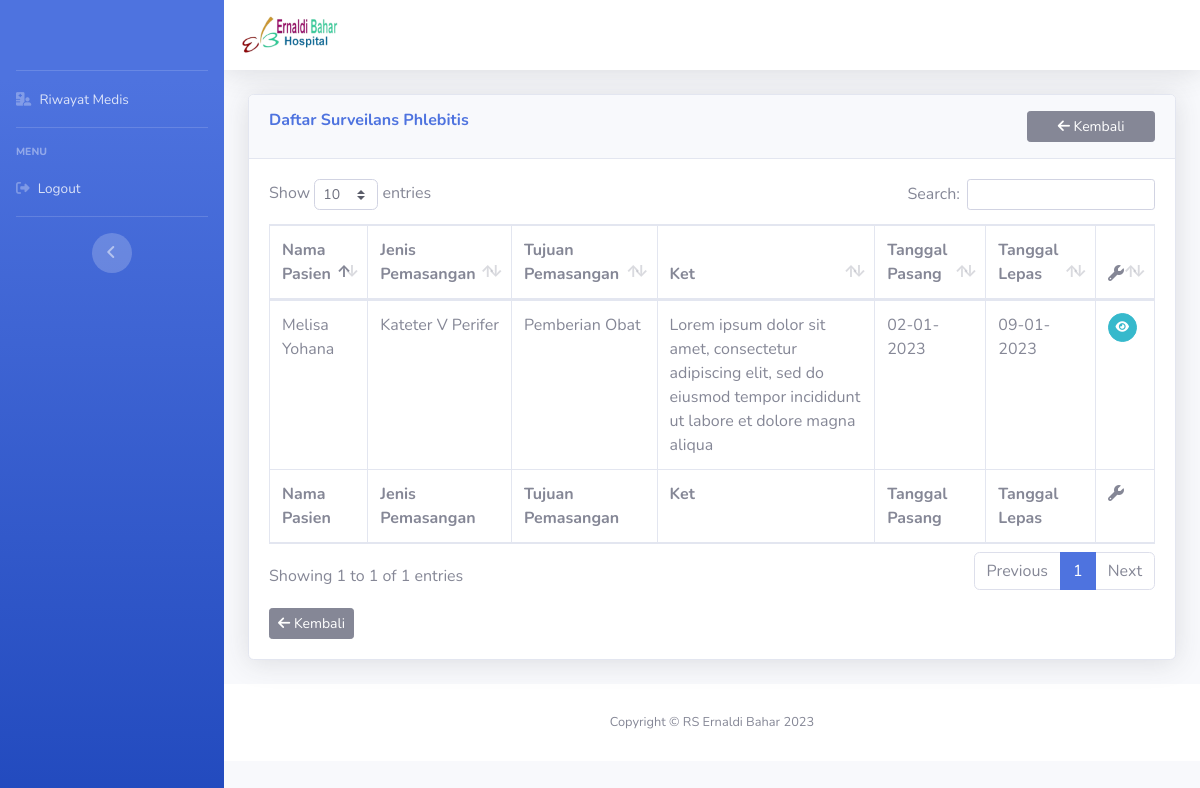
Page /perawat/detailPhlebitis/Phlebitis on the committed database.
### tables this page shows
CREATE TABLE `phlebitis` (
  `id` int(11) NOT NULL,
  `nama_pasien` varchar(128) NOT NULL,
  `jenis_surveilans` varchar(128) NOT NULL,
  `jenis_pemasangan` int(1) NOT NULL,
  `tujuan_pemasangan` int(1) NOT NULL,
  `keterangan` text NOT NULL,
  `lokasi` int(1) NOT NULL,
  `tgl_pasang` date NOT NULL,
  `kebersihan_tangan` int(1) NOT NULL,
  `pengecekan_balutan` int(1) NOT NULL,
  `pengecekan_tmpt` int(1) NOT NULL,
  `lepas_pemasanganKeluhan` int(1) NOT NULL,
  `lepas_pemasanganJam` int(1) NOT NULL,
  `tgl_lepas` date NOT NULL
);

### application/controllers/Perawat.php (called while the page is built, shortened)
<?php
class Perawat extends CI_Controller
{
    public function __construct()
    {
        $this->load->model('Dashboard_m');
        $this->load->model('Perawat_m');
        $this->load->helper('url');
    }
    public function detailPhlebitis($nama_ruangan)
    {
        $where = array('jenis_surveilans' => $nama_ruangan);
        $data['phlebitis'] = $this->Dashboard_m->seeRuangan($where, 'phlebitis')->result_array();
        $this->load->view('template/dashboard_header');
        $this->load->view('perawat/home-phlebitis', $data);
        $this->load->view('template/dashboard_footer');
    }
}

### index.php (called while the page is built, shortened)
<?php
require_once BASEPATH.'core/CodeIgniter.php';

### application/models/Dashboard_m.php (called while the page is built, shortened)
<?php
class Dashboard_m extends CI_Model
{
    public function seeRuangan($where, $table)
    {
        return $this->db->get_where($table, $where);
    }
}

### application/views/perawat/home-phlebitis.php (the view, shortened to what this page needs)
<div class="container-fluid">
    <div class="card shadow mb-4">
        <div class="card-header py-3">
            <div class="row">
                <div class="col-md-10">
                    <h6 class="m-0 font-weight-bold text-primary">Daftar Surveilans Phlebitis</h6>
                </div>
                <div class="col-md-2">
                    <a href="<?= base_url('perawat/') ?>" class="btn btn-sm btn-block btn-secondary"><i class="fa-solid fa-arrow-left"></i> Kembali</a>
                </div>
            </div>
        </div>
        <div class="card-body">
            <div class="table-responsive">
                <table class="table table-bordered" id="dataTable" width="100%" cellspacing="0">
                    <thead>
                        <tr>
                            <th>Nama Pasien</th>
                            <th>Jenis Pemasangan</th>
                            <th>Tujuan Pemasangan</th>
                            <th>Ket</th>
                            <th>Tanggal Pasang</th>
                            <th>Tanggal Lepas</th>
                            <th><i class="fa-solid fa-wrench"></i></th>
                        </tr>
                    </thead>
                    <tfoot>
                        <tr>
                            <th>Nama Pasien</th>
                            <th>Jenis Pemasangan</th>
                            <th>Tujuan Pemasangan</th>
                            <th>Ket</th>
                            <th>Tanggal Pasang</th>
                            <th>Tanggal Lepas</th>
                            <th><i class="fa-solid fa-wrench"></i></th>
                        </tr>
                    </tfoot>
                    <tbody>
                        <?php
                        foreach ((array) $phlebitis as $p) :
                        ?>
                            <tr>
                                <td><?= $p['nama_pasien'] ?></td>
                                <td>
                                    <?php if ($p['jenis_pemasangan'] == 1) {
                                        echo 'Kateter V Perifer';
                                    } elseif ($p['jenis_pemasangan'] == 2) {
                                        echo 'Umbilikal';
                                    } elseif ($p['jenis_pemasangan'] == 3) {
                                        echo 'Double Lumen';
                                    } ?>
                                </td>
                                <td>
                                    <?php if ($p['tujuan_pemasangan'] == 1) {
                                        echo 'Pemberian Obat';
                                    } elseif ($p['tujuan_pemasangan'] == 2) {
                                        echo 'Transfusi';
                                    } elseif ($p['tujuan_pemasangan'] == 3) {
                                        echo 'Nutrisi Parenteral';
                                    } elseif ($p['tujuan_pemasangan'] == 4) {
                                        echo 'Terapi Cairan';
                                    } ?>
                                </td>
                                <td><?= $p['keterangan'] ?></td>
                                <td><?= date('d-m-Y', strtotime($p['tgl_pasang'])) ?></td>
                                <td><?= date('d-m-Y', strtotime($p['tgl_lepas'])) ?></td>
                                <td>
                                    <a href="<?= base_url('perawat/seePhlebitis/' . $p['id']); ?>" class="btn btn-sm btn-info btn-circle"><i class="fa-solid fa-eye"></i></a>
                                </td>
                            </tr>
                        <?php endforeach; ?>
                    </tbody>
                </table>
                <a href="<?= base_url('perawat/') ?>" class="btn btn-sm btn-secondary mt-3"><i class="fa-solid fa-arrow-left"></i> Kembali</a>
            </div>
        </div>
    </div>
</div>

### rows in the picture
phlebitis: nama_pasien "Melisa Yohana", jenis_pemasangan "Kateter V Perifer", tujuan_pemasangan "Pemberian Obat", keterangan "Lorem ipsum dolor sit amet, consectetur adipiscing elit, sed do eiusmod tempor incididunt ut labore et dolore magna aliqua", tgl_pasang "02-01-2023", tgl_lepas "09-01-2023"
